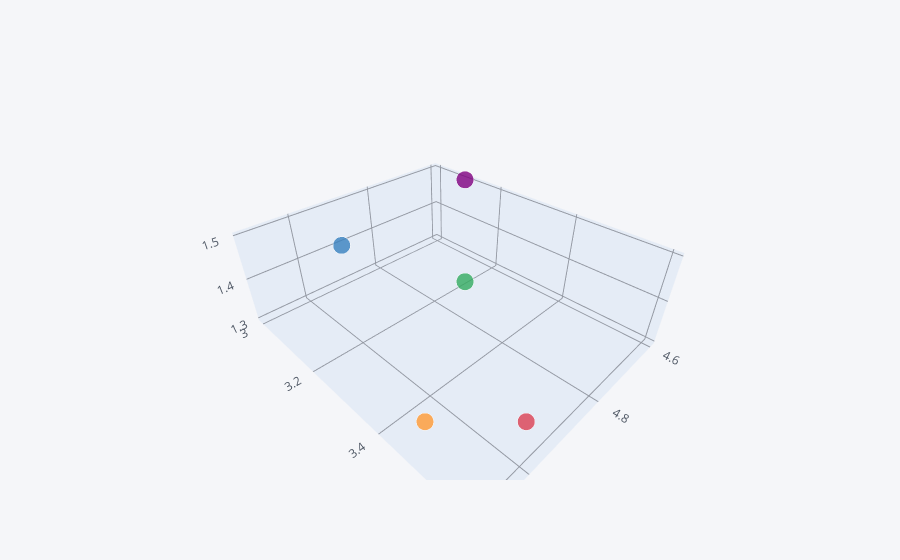

This figure's notebook cell:
### Code cell
df.head().iplot(kind = 'scatter3d',x = "sepal_length",y = "sepal_width",z = "petal_length")

### Figure 1 — Plotly figure (JSON) as saved in the notebook; plotly's stock layout.template omitted (floating-point values rounded to 4 significant figures)
{"data": [{"marker": {"color": ["rgba(255, 153, 51, 1.0)", "rgba(55, 128, 191, 1.0)", "rgba(50, 171, 96, 1.0)", "rgba(128, 0, 128, 1.0)", "rgba(219, 64, 82, 1.0)"], "opacity": 0.8, "size": [12, 12, 12, 12, 12], "symbol": "circle"}, "mode": "markers", "text": ["0", "1", "2", "3", "4"], "type": "scatter3d", "x": [5.1, 4.9, 4.7, 4.6, 5], "y": [3.5, 3, 3.2, 3.1, 3.6], "z": [1.4, 1.4, 1.3, 1.5, 1.4]}], "layout": {"legend": {"bgcolor": "#F5F6F9", "font": {"color": "#4D5663"}}, "paper_bgcolor": "#F5F6F9", "plot_bgcolor": "#F5F6F9", "scene": {"xaxis": {"gridcolor": "#9499A3", "showgrid": true, "tickfont": {"color": "#4D5663"}, "title": {"font": {"color": "#4D5663"}, "text": ""}, "zerolinecolor": "#9499A3"}, "yaxis": {"gridcolor": "#9499A3", "showgrid": true, "tickfont": {"color": "#4D5663"}, "title": {"font": {"color": "#4D5663"}, "text": ""}, "zerolinecolor": "#9499A3"}, "zaxis": {"gridcolor": "#9499A3", "showgrid": true, "tickfont": {"color": "#4D5663"}, "title": {"font": {"color": "#4D5663"}, "text": ""}, "zerolinecolor": "#9499A3"}}, "title": {"font": {"color": "#4D5663"}}}}
